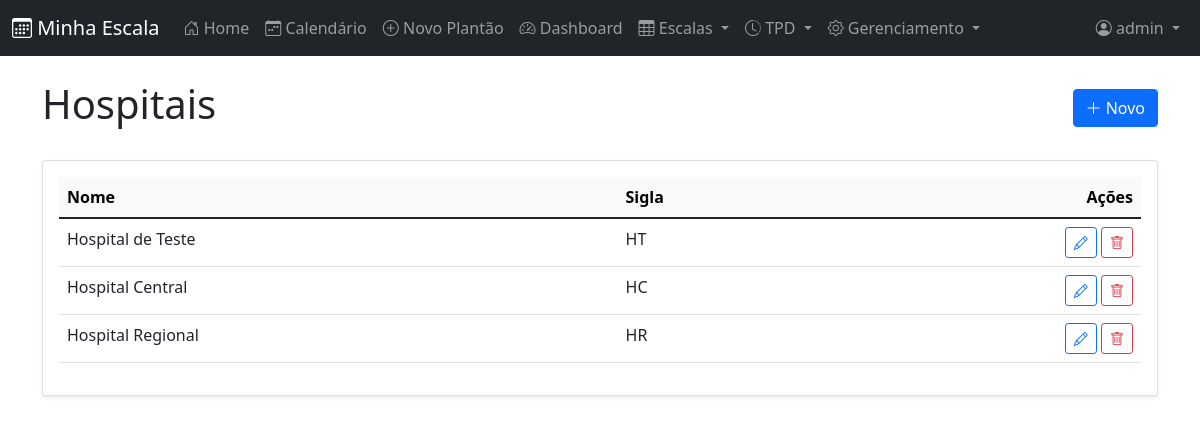
Screenshot of /hospitais/ (signed in) with the database file from the repository.
### core/models.py (models this page shows, shortened)
class Hospital(models.Model):
    nome = models.CharField(max_length=150, unique=True)
    sigla = models.CharField(max_length=20, blank=True, null=True)

### cal/views/geral_views.py (the view)
# urls.py: path('hospitais/', geral_views.HospitalListView.as_view(), name='hospital_list'),
class HospitalListView(AdminRequiredMixin, ListView):
    model = Hospital
    template_name = 'cal/hospital_list.html'
    context_object_name = 'objetos'
    def get_queryset(self):
        return Hospital.objects.all()
    def get_context_data(self, **kwargs):
        context = super().get_context_data(**kwargs)
        context.update({'titulo': 'Hospitais', 'labels': ['Nome', 'Sigla'], 'create_url': 'cal:hospital_create', 'update_url': 'cal:hospital_update', 'delete_url': 'cal:hospital_delete'})
        return context

### cal/views/geral_views.py (called while the page is built)
    def test_func(self):
        return self.request.user.is_staff

### templates/cal/hospital_list.html
{% extends 'cal/crud_base_list.html' %}
{% block table_rows %}
<td>{{ obj.nome }}</td>
<td>{{ obj.sigla }}</td>
{% endblock %}

### templates/cal/crud_base_list.html (shortened to what this page needs)
{% extends 'base.html' %}
{% block content %}
<div class="d-flex justify-content-between align-items-center mb-4">
    <h1>{{ titulo }}</h1>
    <a href="{% url create_url %}" class="btn btn-primary">
        <i class="bi bi-plus-lg"></i> Novo
    </a>
</div>
<div class="card shadow-sm">
    <div class="card-body">
        <div class="table-responsive">
            <table class="table table-hover">
                <thead class="table-light">
                    <tr>
                        {% for label in labels %}
                        <th>{{ label }}</th>
                        {% endfor %}
                        <th class="text-end">Ações</th>
                    </tr>
                </thead>
                <tbody>
                    {% for obj in objetos %}
                    <tr>
                        {% block table_rows %}{% endblock %}
                        <td class="text-end" style="white-space: nowrap;">
                            {% block extra_actions %}
                            <a href="{% url update_url obj.pk %}" class="btn btn-sm btn-outline-primary" title="Editar">
                                <i class="bi bi-pencil"></i>
                            </a>
                            <a href="{% url delete_url obj.pk %}" class="btn btn-sm btn-outline-danger" title="Excluir">
                                <i class="bi bi-trash"></i>
                            </a>
                            {% endblock %}
                        </td>
                    </tr>
                    {% empty %}
                    <tr>
                        <td colspan="{{ labels|length|add:1 }}" class="text-center text-muted py-4">
                            Nenhum registro encontrado.
                        </td>
                    </tr>
                    {% endfor %}
                </tbody>
            </table>
        </div>
    </div>
</div>
{% endblock %}

### templates/navbar.html (shortened to what this page needs)
<nav class="navbar navbar-expand-md navbar-dark bg-dark">
    <div class="container-fluid">
        <a class="navbar-brand" href="{% url 'cal:home' %}"><i class="bi bi-calendar3"></i> Minha Escala</a>
        <div class="offcanvas offcanvas-end bg-dark text-white" tabindex="-1" id="offcanvasNavbar">
            <div class="offcanvas-body">
                <div class="navbar-nav me-auto">
                    <a class="nav-link" href="{% url 'cal:home' %}"><i class="bi bi-house-door"></i> Home</a>
                    {% if user.is_authenticated %}
                    <a class="nav-link" href="{% url 'cal:calendar' %}"><i class="bi bi-calendar-week"></i> Calendário</a>
                    <a class="nav-link" href="{% url 'cal:event_new' %}"><i class="bi bi-plus-circle"></i> Novo Plantão</a>
                    <a class="nav-link" href="{% url 'cal:dashboard' %}"><i class="bi bi-speedometer2"></i> Dashboard</a>
                    <div class="nav-item dropdown">
                        <a class="nav-link dropdown-toggle" href="#" id="escalaDropdown" role="button" data-bs-toggle="dropdown" aria-expanded="false">
                            <i class="bi bi-table"></i> Escalas
                        </a>
                    </div>
                    <div class="nav-item dropdown">
                        <a class="nav-link dropdown-toggle" href="#" id="tpdDropdown" role="button" data-bs-toggle="dropdown" aria-expanded="false">
                            <i class="bi bi-clock-history"></i> TPD
                        </a>
                    </div>
                    {% if user.is_staff %}
                    <div class="nav-item dropdown">
                        <a class="nav-link dropdown-toggle" href="#" id="adminDropdown" role="button" data-bs-toggle="dropdown" aria-expanded="false">
                            <i class="bi bi-gear"></i> Gerenciamento
                        </a>
                    </div>
                    {% endif %}
                    {% endif %}
                </div>
                <div class="navbar-nav">
                    {% if user.is_authenticated %}
                        <div class="nav-item dropdown">
                            <a class="nav-link dropdown-toggle" href="#" id="navbarDropdown" role="button" data-bs-toggle="dropdown" aria-expanded="false">
                                <i class="bi bi-person-circle"></i> {{ user.username }}
                            </a>
                        </div>
                    {% else %}
                        <a class="nav-link" href="{% url 'cal:login' %}">
                            <i class="bi bi-box-arrow-in-right"></i> Login
                        </a>
                    {% endif %}
                </div>
            </div>
        </div>
    </div>
</nav>

### rows the page displays
Hospital: nome "Hospital de Teste", sigla "HT"
Hospital: nome "Hospital Central", sigla "HC"
Hospital: nome "Hospital Regional", sigla "HR"

### other values shown
{{ user.username }} "admin"
{{ titulo }} "Hospitais"
{{ label }} "Nome" "Sigla"
